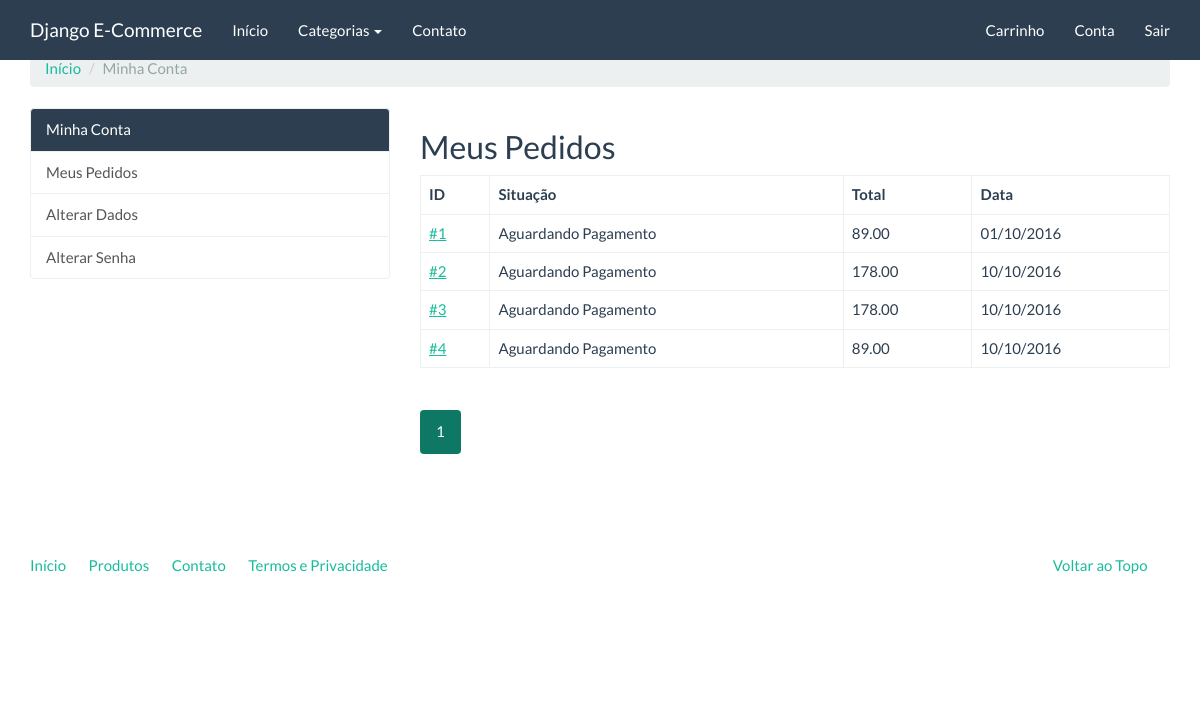
The app's page /compras/meus-pedidos/ (signed in) with its own data.
### checkout/models.py (models this page shows, shortened)
class Order(models.Model):
    STATUS_CHOICE = (
        (0, 'Aguardando Pagamento'),
        (1, 'Concluída'),
        (2, 'Cancelada'),
    )
    PAYMENT_OPTION_CHOICES = (
        ('deposit', 'Depósito'),
        ('pagseguro', 'PagSeguro'),
        ('paypal', 'Paypal'),
        ('gerencianet', 'GerenciaNet'),
    )
    user = models.ForeignKey(settings.AUTH_USER_MODEL, verbose_name='Usuário')
    status = models.IntegerField('Situação', choices=STATUS_CHOICE, default=0, blank=True)
    payment_option = models.CharField('Opção de Pagamento', choices=PAYMENT_OPTION_CHOICES, max_length=20, default='deposit')
    created = models.DateTimeField('Criado em', auto_now_add=True)
    modified = models.DateTimeField('Modificado em', auto_now=True)
    objects = OrderManager()
    class Meta:
        verbose_name = 'Pedido'
        verbose_name_plural = 'Pedidos'
    def products(self):
        products_ids = self.items.values_list('product')
        return Product.objects.filter(pk__in=products_ids)
    def total(self):
        aggregate_queryset = self.items.aggregate(
            total=models.Sum(models.F('price') * models.F('quantity'), output_field=models.DecimalField())
        )
        return aggregate_queryset['total']
    def pagseguro(self):
        if settings.PAGSEGURO_SANDBOX:
            pg = PagSeguro(
                email=settings.PAGSEGURO_EMAIL,
                token=settings.PAGSEGURO_TOKEN,
                config=Config()
            )
        else:
            pg = PagSeguro(
                email=settings.PAGSEGURO_EMAIL,
                token=settings.PAGSEGURO_TOKEN,
            )
        pg.sender = {
            'email': self.user.email
        }
        pg.reference_prefix = None
        pg.shipping = None
        pg.reference = self.pk
        for item in self.items.all():
            pg.items.append(
                {
                    'id': item.product.pk,
                    'description': item.product.name,
                    'quantity': item.quantity,
                    'amount': '%.2f' % item.price
                }
            )
        return pg
    def gerencianet(self):
        credentials = {
            'client_id': settings.GERENCIANET_CLIENT_ID,
            'client_secret': settings.GERENCIANET_CLIENT_SECRET,
            'sandbox': settings.GERENCIANET_SANDBOX
        }
        gn = Gerencianet(credentials)
        return gn

### checkout/views.py (the view)
class OrderListView(LoginRequiredMixin, ListView):
    template_name = 'checkout/order_list.html'
    paginate_by = 5
    def get_queryset(self):
        return Order.objects.filter(user=self.request.user)

### catalog/context_processors.py (called while the page is built)
def categories(request):
	return {
		'categories': Category.objects.all()
	}

### catalog/models.py (called while the page is built)
	def get_absolute_url(self):
		return reverse('catalog:category', kwargs={'slug': self.slug})

### core/templatetags/pagination.py (called while the page is built)
@register.inclusion_tag('pagination.html')
def pagination(request, paginator, page_obj):
	context = {}
	context['paginator'] = paginator
	context['request'] = request
	context['page_obj'] = page_obj
	getvars = request.GET.copy()
	if 'page' in getvars:
		del getvars['page']
	if len(getvars) > 0:
		context['getvars'] = '&{0}'.format(getvars.urlencode())
	else:
		context['getvars'] = ''
	return context

### checkout/templates/checkout/order_list.html (shortened to what this page needs)
{% extends 'accounts/index.html' %}
{% load pagination %}
{% block accounts_container %}
	<h2>Meus Pedidos</h2>
	<table class="table table-bordered">
	<thead>
		<tr>
			<th>
		 		ID
			</th>
			<th>
		 		Situação
			</th>
			<th>
		 		Total
			</th>
			<th>
		 		Data
			</th>
		</tr>
	</thead>
	<tbody>
		{% for order in object_list %}
			<tr>
				<td>
					<a href="{% url 'checkout:order_detail' order.pk %}">#{{ order.pk }}</a>
				</td>
				<td>
					{{ order.get_status_display }}
				</td>
				<td>
					{{ order.total | floatformat:"2" }}
				</td>
				<td>
					{{ order.created|date:"d/m/Y" }}
				</td>
			</tr>
		{% endfor %}
	</tbody>
	</table>
	{% pagination request paginator page_obj %}
{% endblock %}

### accounts/templates/accounts/index.html (shortened to what this page needs)
{% extends "base.html" %}
{% block container %}
	<ol class="breadcrumb">
          <li><a href="{% url 'accounts:index' %}">Início</a></li>
          <li class="active">Minha Conta</li>
        </ol>
        <div class="row">
            <div class="col-md-4">
                <div class="list-group">
                  <a href="{% url 'accounts:index' %}" class="list-group-item active">Minha Conta</a>
                  <a href="{% url 'checkout:order_list' %}" class="list-group-item">Meus Pedidos</a>
                  <a href="{% url 'accounts:update_user' %}" class="list-group-item">Alterar Dados</a>
                  <a href="{% url 'accounts:update_password' %}" class="list-group-item">Alterar Senha</a>
                </div>
            </div>
            <div class="col-md-8">
            	{% block accounts_container %}{% endblock %}
            </div>
        </div>
{% endblock %}

### core/templates/base.html (shortened to what this page needs)
<!DOCTYPE html>
{% load static %}
<html lang="pt-br">
<head>
	<link rel="stylesheet" href="{% static 'assets/bootstrap.min.css' %}" media="screen" />
	<link rel="stylesheet" href="{% static 'assets/custom.min.css' %}" media="screen" />
</head>
<body>
    <div class="navbar navbar-default navbar-fixed-top">
      <div class="container">
        <div class="navbar-header">
          <a href="{% url 'index' %}" class="navbar-brand">Django E-Commerce</a>
        </div>
        <div class="navbar-collapse collapse" id="navbar-main">
          <ul class="nav navbar-nav">
            <li>
              <a href="{% url 'index' %}">Início</a>
            </li>
            <li class="dropdown">
              <a class="dropdown-toggle" data-toggle="dropdown"
              href="{% url 'catalog:product_list' %}"
              id="download">Categorias <span class="caret"></span></a>
            </li>
			<li>
				<a href="{% url 'contact' %}">Contato</a>
			</li>
          </ul>
          <ul class="nav navbar-nav navbar-right">
              <li><a href="{% url 'checkout:cart_item' %}">Carrinho</a></li>
            {% if user.is_authenticated %}
              <li><a href="{% url 'accounts:index' %}">Conta</a></li>
              <li><a href="{% url 'logout' %}">Sair</a></li>
            {% else %}
              <li><a href="{% url 'login' %}">Entrar</a></li>
              <li><a href="{% url 'accounts:register' %}">Registro</a></li>
            {% endif %}
          </ul>
        </div>
      </div>
    </div>
    <div class="container margin-top">
		{% block container %}{% endblock %}
		<footer>
			<div class="row">
			  <div class="col-lg-12">
			    <ul class="list-unstyled">
			      <li class="pull-right"><a href="#top">Voltar ao Topo</a></li>
			      <li><a href="">Início</a></li>
			      <li><a href="">Produtos</a></li>
			      <li><a href="">Contato</a></li>
			      <li><a href="">Termos e Privacidade</a></li>
			    </ul>
			  </div>
			</div>
		</footer>
	</div>
</body>
</html>

### core/templates/pagination.html
<div class="row">
	<div class="col-md-12">
		<nav>
			<ul class="pagination">
				{% for page in paginator.page_range %}
					<li {% if page_obj.number == page %} class="active"{% endif %}><a href="?page={{ page }}{{ getvars }}">{{ page }}</a></li>
				{% endfor %}
			</ul>
		</nav>
	</div>
</div>

### records on screen
Order: pk "1", status "Aguardando Pagamento", total "89.00", created "01/10/2016"
Order: pk "2", status "Aguardando Pagamento", total "178.00", created "10/10/2016"
Order: pk "3", status "Aguardando Pagamento", total "178.00", created "10/10/2016"
Order: pk "4", status "Aguardando Pagamento", total "89.00", created "10/10/2016"

### other values on screen
{{ page }} "1"
